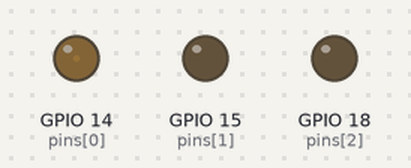
The program below on a simulated Raspberry Pi (BCM pin numbers). Parts: output pins drawn as LEDs (lit = HIGH). At 36.4 s the program stops and its outputs stay as they are.

Above: at 0.05 s.
At 0.9 s:
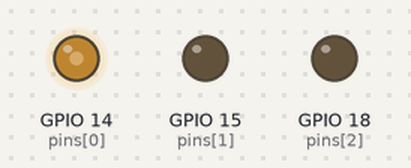
At 1.8 s:
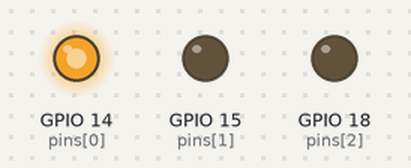
At 2.7 s:
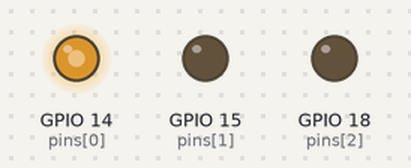
At 3.6 s:
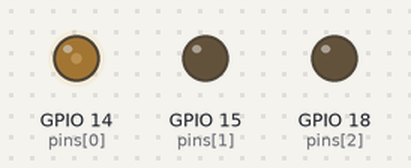
Timing chart, 0 to 5.3 s (numbered marks = the images above):
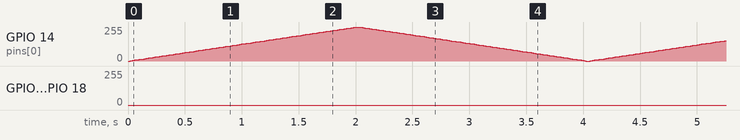

The program:

lab2.breathe.py
```python
import RPi.GPIO as GPIO
import time

# 14 - Blue
# 15 - Green
# 18 - Red
pins = [14, 15, 18]

def setup():
  # Use BCM numberings
  GPIO.setmode(GPIO.BCM)
  for pin in pins:
    GPIO.setup(pin, GPIO.OUT)
    GPIO.output(pin, False)

def breathe(pin):
  # Second param: frequency
  # The higher the smoother
  pwm = GPIO.PWM(pin, 80)
  pwm.start(0)

  for i in range(0, 3):
    for j in xrange(0, 101, 1):
      pwm.ChangeDutyCycle(j)
      time.sleep(0.02)
    for j in xrange(100, -1, -1):
      pwm.ChangeDutyCycle(j)
      time.sleep(0.02)

  pwm.stop()

def breathe_all():
  for pin in pins:
    breathe(pin)

def destroy():
  for pin in pins:
    GPIO.output(pin, False)
    GPIO.setup(pin, GPIO.IN)

if __name__ == '__main__':
  setup()
  try:
    breathe_all()
  except KeyboardInterrupt:
    destroy()
  finally:
    GPIO.cleanup()
```
